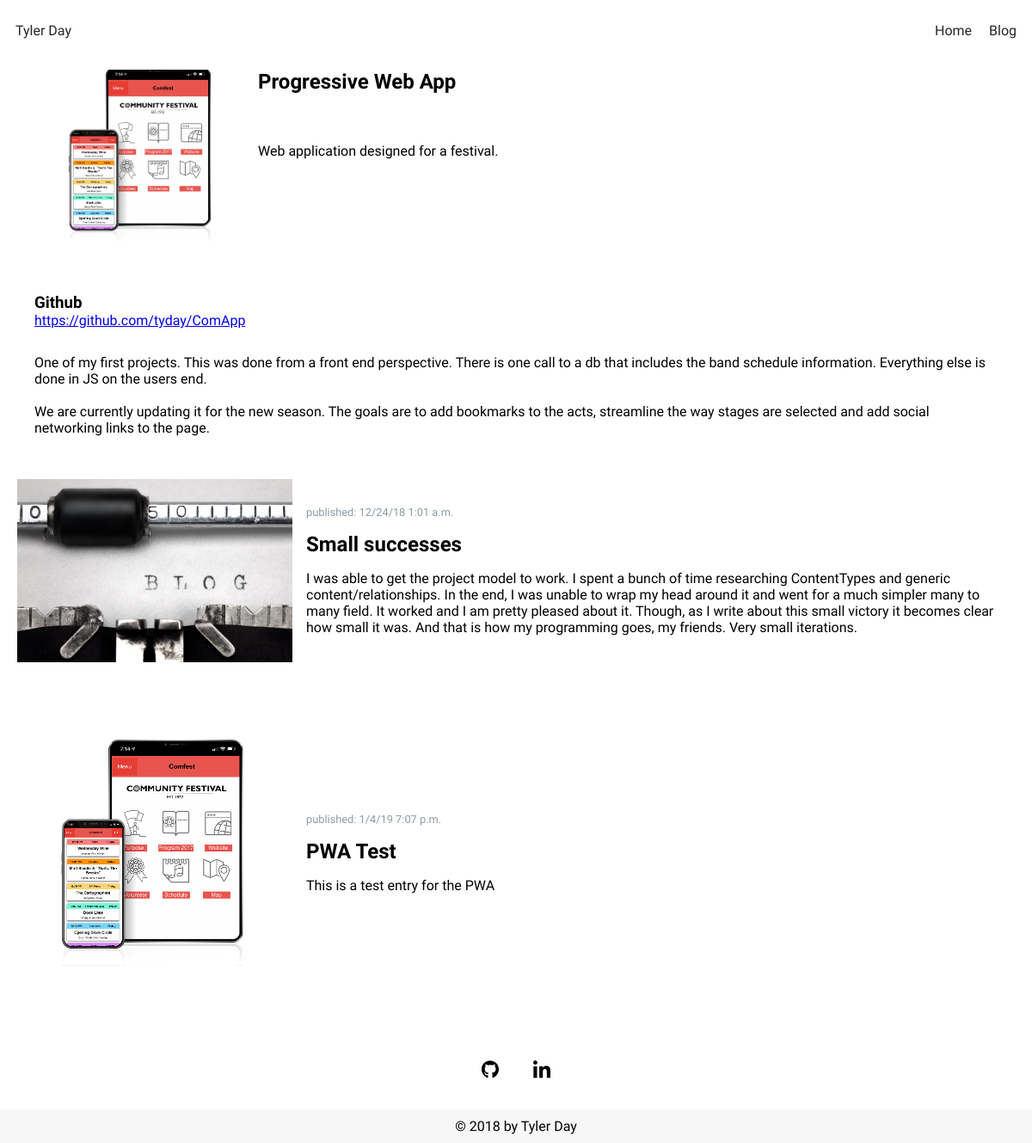
/project/1/, run on an earlier commit of the app's database.
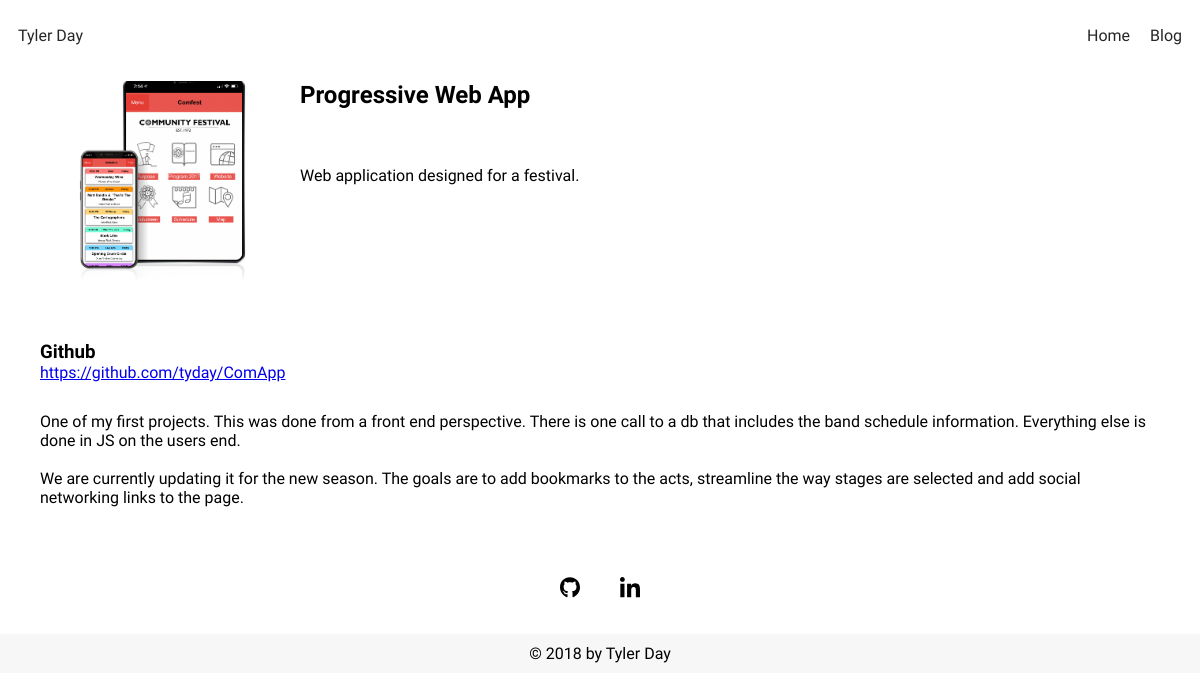
And on a later commit of the database.
### blog/models.py (models this page shows, shortened)
class Post(models.Model):
    author = models.ForeignKey(settings.AUTH_USER_MODEL, on_delete=models.CASCADE)
    title = models.CharField(max_length=200)
    text = models.TextField()
    created_date = models.DateTimeField(default=timezone.now)
    published_date = models.DateTimeField(blank=True, null=True)
    photo  = models.ForeignKey(Image, on_delete=models.CASCADE, blank=True, null=True)

class Image(models.Model):
    name = models.CharField(max_length=100)
    image_file = models.ImageField(null=True,blank=True)
    alt_text = models.CharField(max_length=100)

### blog/views.py (the view)
# urls.py: path('project/<int:pk>/', views.project_detail, name='project_detail'),
def project_detail(request, pk):
    project = get_object_or_404(Project, pk=pk)
    return render(request, 'blog/project_detail.html', {'project':project})

### blog/templates/blog/project_detail.html (shortened to what this page needs)
{% extends 'blog/base.html' %}
{% block content %}
    <div class="project-detail">
        {% if project.images %}
        <img src="{{ MEDIA_URL }}{{ project.images.first.image_file }}" alt="{{ project.images.first.alt_text }}" class="project-image project-image-detail">
        {% endif %}
        <h2 class="project-name">{{ project.name }}</h2>
        <p class="project-description-short">{{ project.short_description|linebreaksbr }}</p>
        <p class="project-description-long">{{ project.description|linebreaksbr }}</p>
        {% if project.githublink %}
        <div class="project-github-link">
        <h3>Github</h3>
        <a href="{{ project.githublink }}">{{ project.githublink }}</a>
        </div>
        {% else %}
        <div class="project-github-link"></div>
        {% endif %}
    </div>
        {% if project.post.all %}
            {% include "blog/full_blog.html" with posts=project.post.all %}
        {% endif %}
    {% endblock %}

### blog/templates/blog/full_blog.html (shortened to what this page needs)
{% for post in posts %}
<div class="post">
        <a href="{% url 'post_detail' pk=post.pk %}" class="post-link">
        {% if post.photo %}
        <img src="{{ MEDIA_URL }}{{ post.photo.image_file }}" alt="{{ post.photo.alt_text }}" class="post-image">
        {% else %}
        <img src="/static/images/AdobeStock_64083180_med.jpeg" alt="" class="post-image">
        {% endif %}
        <div class="post-contents">
        <div class="date">
            published: {{ post.published_date|date:"n/j/y g:h a" }}
        </div>
        <h2>{{ post.title }}</h2>
        <p>{{ post.text|linebreaksbr }}</p>
        </div>
        </a>
    </div>
{% endfor %}

What changed in the data, as far as the page shows it:
no longer on this page (row edited): Post: published_date "12/24/18 1:01 a.m.", title "Small successes", text "I was able to get the project model to work. I spent a bunch of time researching ContentTypes and generic content/relationships. In the end, I was unable to wrap my head around it and went for a much simpler many to many field. It worked and I am pretty pleased about it. Though, as I write about this small victory it becomes clear how small it was. And that is how my programming goes, my friends. Very small iterations."
removed Post: photo.image_file (picture), published_date "1/4/19 7:07 p.m.", title "PWA Test", text "This is a test entry for the PWA"
